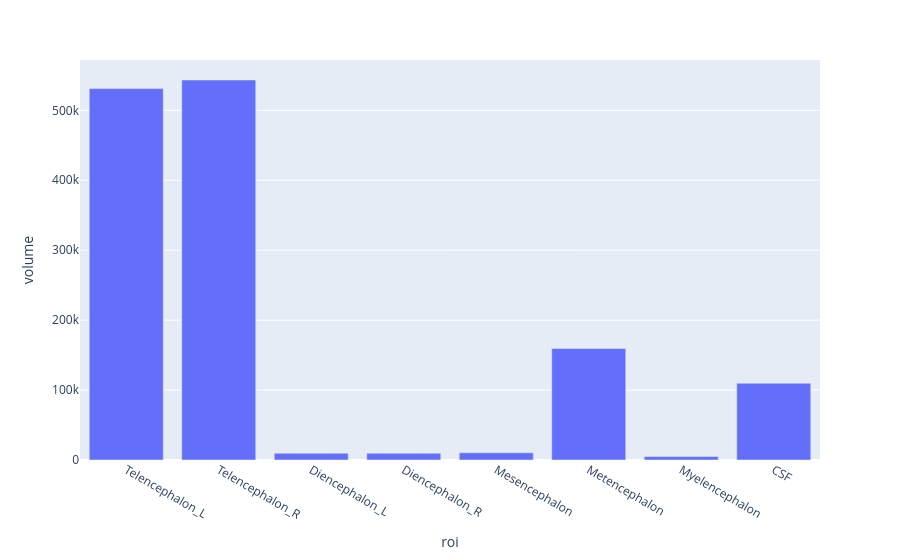

Notebook code cell kept with this figure:
### Code cell
#!pip install plotly==4.0.0
import plotly #interactive plotting tell you more info when hover your mouse over the bar
import plotly.express as px
myplot=px.bar(t1l1, x='roi', y='volume')
myplot.show()

### Figure 1 — Plotly figure (JSON) as saved in the notebook; plotly's stock layout.template omitted (floating-point values rounded to 4 significant figures)
{"data": [{"hovertemplate": "roi=%{x}<br>volume=%{y}<extra></extra>", "legendgroup": "", "marker": {"color": "#636efa", "pattern": {"shape": ""}}, "name": "", "orientation": "v", "showlegend": false, "textposition": "auto", "type": "bar", "x": ["Telencephalon_L", "Telencephalon_R", "Diencephalon_L", "Diencephalon_R", "Mesencephalon", "Metencephalon", "Myelencephalon", "CSF"], "xaxis": "x", "y": [531111, 543404, 9683, 9678, 10268, 159402, 4973, 109776], "yaxis": "y"}], "layout": {"barmode": "relative", "legend": {"tracegroupgap": 0}, "margin": {"t": 60}, "xaxis": {"anchor": "y", "domain": [0, 1], "title": {"text": "roi"}}, "yaxis": {"anchor": "x", "domain": [0, 1], "title": {"text": "volume"}}}}
